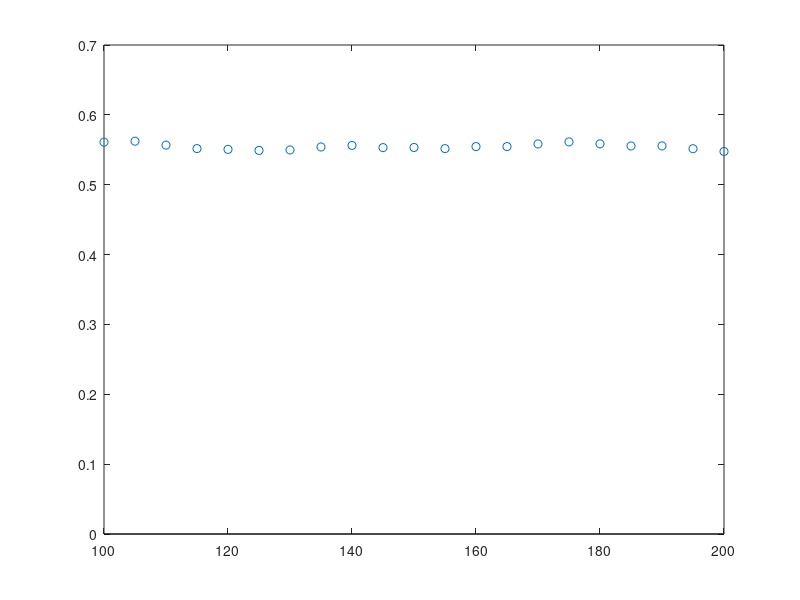

Recreate this plot in MATLAB. (Note: this script raises an error after producing the figure.)
% frequency=[100 105 110 115 120 125 130 135 140 145 150 155 160 165 170 175 180 185 190 195 200];
% V1=[1700 1840 2000 2250 2540 2900 3390 3860 4550 5300 5920 6100 5900 5600 5200 5000 4950 4850 4600 4470 4400];
% V2=[-200 -100 100 350 620 900 1370 1890 2550 3370 4150 4300 3900 3170 2300 1590 1080 720 480 330 250];

frequency=[100 105 110 115 120 125 130 135 140 145 150 155 160 165 170 175 180 185 190 195 200];
V1=[2.9 3.34 3.83 4.32 4.90 5.48 5.8 6.05 6.38 6.56 6.54 6.3 6.4 6.5 6.22 5.95 5.97 5.91 5.65 5.35 5.35];
V2=[2.27 2.6 3.05 3.51 4 4.5 4.75 4.87 5.09 5.3 5.28 5.12 5.14 5.22 4.92 4.65 4.72 4.73 4.52 4.35 4.42];
%%

stem(frequency,V1./(V1+V2),'LineStyle','none')
hold on;

M1=3.93e-6; %  3.0711e-06
M2=3.23e-6;
M1/(M1+M2)
yline(M1/(M1+M2))
